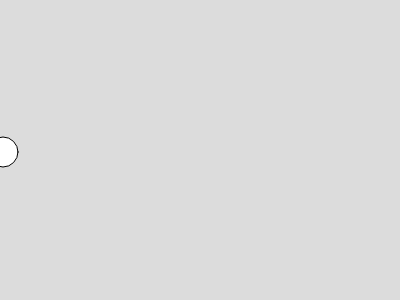
Frame 1 (no input)
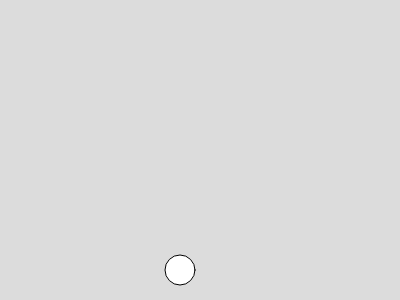
Frame 60 (no input)
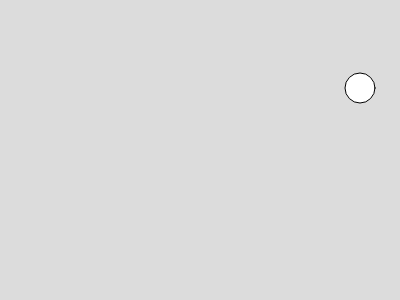
Frame 120 (the mouse pressed at the canvas centre since frame 60)

The p5.js sketch that drew these frames (run headless with seeded random() and noise() and a simulated clock; from frame 60 on, the mouse is pressed at the canvas centre):

// p5.js sketch
// ── sketch.js
let x = 0;
let y = 150;
let vx = 3 //velocity along x direction
let vy = 2; //velocity along y direction

function setup() {
  createCanvas(400, 300);
  }




function draw() {
  background(220);

  // update position using velocity
  x += vx; 
  y += vy;
  
  if (x > width) x = -30;
  if (y > height) y = 0;

  circle(x, y, 30);
  
}
